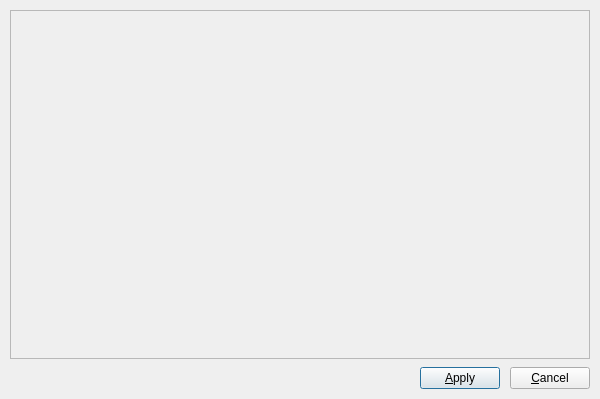
<?xml version="1.0" encoding="UTF-8"?>
<ui version="4.0">
 <class>BaseForm</class>
 <widget class="QDialog" name="BaseForm">
  <property name="windowModality">
   <enum>Qt::ApplicationModal</enum>
  </property>
  <property name="geometry">
   <rect>
    <x>0</x>
    <y>0</y>
    <width>600</width>
    <height>399</height>
   </rect>
  </property>
  <property name="minimumSize">
   <size>
    <width>200</width>
    <height>65</height>
   </size>
  </property>
  <property name="windowTitle">
   <string>Dialog</string>
  </property>
  <property name="windowIcon">
   <iconset resource="../res/resources.qrc">
    <normaloff>:/icons/icons/pgmodeler_logo.png</normaloff>:/icons/icons/pgmodeler_logo.png</iconset>
  </property>
  <layout class="QGridLayout" name="gridLayout_2">
   <property name="leftMargin">
    <number>10</number>
   </property>
   <property name="topMargin">
    <number>10</number>
   </property>
   <property name="rightMargin">
    <number>10</number>
   </property>
   <property name="bottomMargin">
    <number>10</number>
   </property>
   <property name="horizontalSpacing">
    <number>10</number>
   </property>
   <item row="1" column="0">
    <widget class="QWidget" name="buttons_wgt" native="true">
     <property name="autoFillBackground">
      <bool>false</bool>
     </property>
     <property name="styleSheet">
      <string notr="true"/>
     </property>
     <layout class="QGridLayout" name="gridLayout">
      <property name="leftMargin">
       <number>0</number>
      </property>
      <property name="topMargin">
       <number>2</number>
      </property>
      <property name="rightMargin">
       <number>0</number>
      </property>
      <property name="bottomMargin">
       <number>0</number>
      </property>
      <item row="0" column="0">
       <layout class="QGridLayout" name="buttons_lt">
        <property name="leftMargin">
         <number>0</number>
        </property>
        <property name="topMargin">
         <number>0</number>
        </property>
        <property name="rightMargin">
         <number>0</number>
        </property>
        <property name="bottomMargin">
         <number>0</number>
        </property>
        <property name="spacing">
         <number>10</number>
        </property>
        <item row="0" column="0">
         <widget class="QLabel" name="baselogo_lbl">
          <property name="sizePolicy">
           <sizepolicy hsizetype="Expanding" vsizetype="Fixed">
            <horstretch>0</horstretch>
            <verstretch>0</verstretch>
           </sizepolicy>
          </property>
          <property name="minimumSize">
           <size>
            <width>0</width>
            <height>0</height>
           </size>
          </property>
          <property name="maximumSize">
           <size>
            <width>242</width>
            <height>50</height>
           </size>
          </property>
          <property name="styleSheet">
           <string notr="true"/>
          </property>
          <property name="text">
           <string/>
          </property>
          <property name="textFormat">
           <enum>Qt::PlainText</enum>
          </property>
          <property name="pixmap">
           <pixmap resource="../res/resources.qrc">:/images/images/pgmodeler_name.png</pixmap>
          </property>
          <property name="scaledContents">
           <bool>true</bool>
          </property>
         </widget>
        </item>
        <item row="0" column="2">
         <widget class="QPushButton" name="apply_ok_btn">
          <property name="sizePolicy">
           <sizepolicy hsizetype="Preferred" vsizetype="Preferred">
            <horstretch>0</horstretch>
            <verstretch>0</verstretch>
           </sizepolicy>
          </property>
          <property name="maximumSize">
           <size>
            <width>16777215</width>
            <height>16777215</height>
           </size>
          </property>
          <property name="autoFillBackground">
           <bool>false</bool>
          </property>
          <property name="styleSheet">
           <string notr="true"/>
          </property>
          <property name="text">
           <string>&amp;Apply</string>
          </property>
          <property name="icon">
           <iconset resource="../res/resources.qrc">
            <normaloff>:/icons/icons/confirm.png</normaloff>:/icons/icons/confirm.png</iconset>
          </property>
          <property name="iconSize">
           <size>
            <width>32</width>
            <height>32</height>
           </size>
          </property>
          <property name="autoRepeat">
           <bool>false</bool>
          </property>
          <property name="default">
           <bool>true</bool>
          </property>
         </widget>
        </item>
        <item row="0" column="3">
         <widget class="QPushButton" name="cancel_btn">
          <property name="sizePolicy">
           <sizepolicy hsizetype="Preferred" vsizetype="Preferred">
            <horstretch>0</horstretch>
            <verstretch>0</verstretch>
           </sizepolicy>
          </property>
          <property name="maximumSize">
           <size>
            <width>16777215</width>
            <height>16777215</height>
           </size>
          </property>
          <property name="autoFillBackground">
           <bool>false</bool>
          </property>
          <property name="styleSheet">
           <string notr="true"/>
          </property>
          <property name="text">
           <string>&amp;Cancel</string>
          </property>
          <property name="icon">
           <iconset resource="../res/resources.qrc">
            <normaloff>:/icons/icons/close1.png</normaloff>:/icons/icons/close1.png</iconset>
          </property>
          <property name="iconSize">
           <size>
            <width>32</width>
            <height>32</height>
           </size>
          </property>
          <property name="autoRepeat">
           <bool>false</bool>
          </property>
          <property name="flat">
           <bool>false</bool>
          </property>
         </widget>
        </item>
        <item row="0" column="1">
         <spacer name="horizontalSpacer">
          <property name="orientation">
           <enum>Qt::Horizontal</enum>
          </property>
          <property name="sizeHint" stdset="0">
           <size>
            <width>40</width>
            <height>20</height>
           </size>
          </property>
         </spacer>
        </item>
       </layout>
      </item>
     </layout>
    </widget>
   </item>
   <item row="0" column="0">
    <widget class="QFrame" name="main_frm">
     <property name="sizePolicy">
      <sizepolicy hsizetype="Expanding" vsizetype="Expanding">
       <horstretch>0</horstretch>
       <verstretch>0</verstretch>
      </sizepolicy>
     </property>
     <property name="frameShape">
      <enum>QFrame::StyledPanel</enum>
     </property>
     <property name="frameShadow">
      <enum>QFrame::Sunken</enum>
     </property>
    </widget>
   </item>
  </layout>
 </widget>
 <resources>
  <include location="../res/resources.qrc"/>
  <include location="../res/resources.qrc"/>
  <include location="../res/resources.qrc"/>
 </resources>
 <connections/>
</ui>
